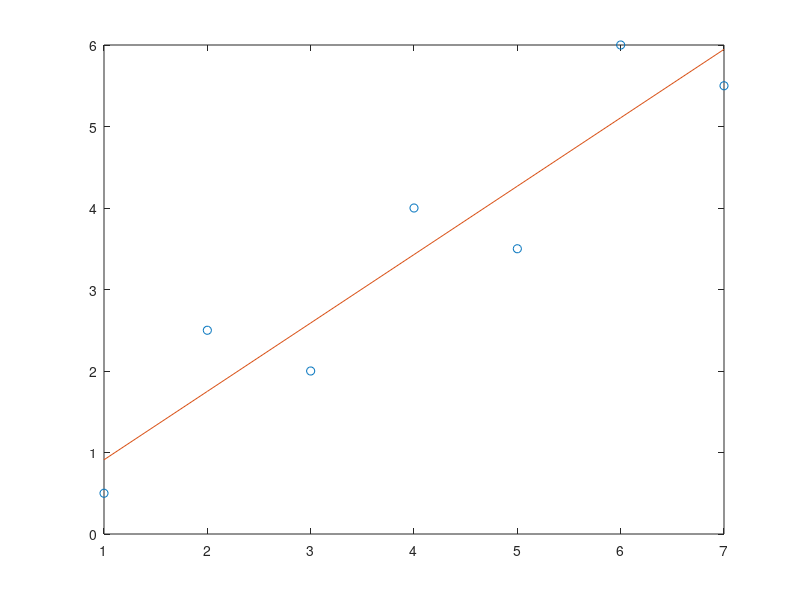

Here is the MATLAB script that generated this plot:
close all;clear all;clc;
x = [1 2 3 4 5 6 7]; y = [.5 2.5 2 4 3.5 6 5.5];
n = length(x);X = [];
A = [n sum(x);sum(x) sum(x.^2)];
Y = [sum(y) sum(x.*y)];
X = Y/A;
a0 = X(1,1)
a1 = X(1,2)
plot(x,y,'o');
hold on;
ym = a0 + a1.*x;
plot(x,ym);

    
    
